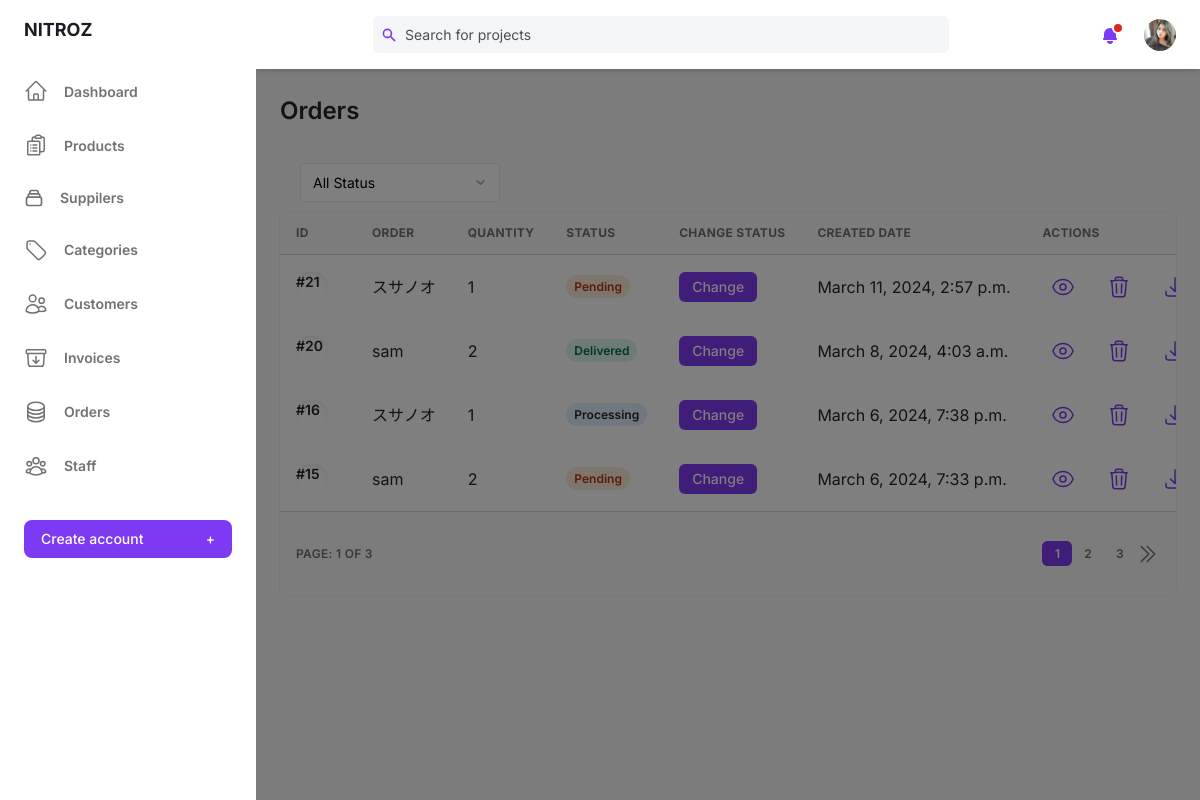
The app's page /super/order/ (signed in) with its own data.
### base/models.py (models this page shows, shortened)
class User(AbstractUser):
    birth = models.DateField(blank=True,null=True)
    gender = models.BooleanField(default=False)
    email = models.EmailField(unique=True)
    phone = models.CharField(max_length=10,blank=True,null=True)
    avatar = models.ImageField(null=True,blank=True,upload_to='users/',default= 'users/avatar.svg')
    old_cart = models.CharField(max_length=200, blank=True, null=True)
    updated = models.DateTimeField(auto_now=True)
    created = models.DateTimeField(auto_now_add=True)
    USERNAME_FIELD = 'email'
    REQUIRED_FIELDS = []
    @property
    def ImageURL(self):
        try:
            url = self.avatar.url
        except:
            url = ''
        return url
    objects = CustomUserManager()

class Order(models.Model):
    user = models.ForeignKey(User,on_delete=models.DO_NOTHING)
    status = models.SmallIntegerField(default=1)
    updated = models.DateTimeField(auto_now=True)
    created = models.DateTimeField(auto_now_add=True)
    class Meta:
        ordering = ['-created']

class OrderItem(models.Model):
    order = models.ForeignKey(Order,on_delete=models.CASCADE)
    product = models.ForeignKey(Product, on_delete=models.DO_NOTHING)
    quantity = models.PositiveIntegerField(default=0, null=True, blank=True)
    updated = models.DateTimeField(auto_now=True)
    added = models.DateTimeField(auto_now_add=True)

### base/views.py (the view)
# urls.py: path('super/order/', views.orderAdmin, name="orderAdmin"),
@login_required(login_url='/super/login/')
def orderAdmin(request):
    pageView = 'read'
    if 'q' in request.GET:
        q = request.GET['q']
        mutiple_q = Q( Q(user__username__icontains=q) |
                       Q(user__first_name__icontains=q) |
                       Q(user__last_name__icontains=q))
        orders = Order.objects.filter(mutiple_q)
    else:
        orders = Order.objects.all()
    status_filter = request.GET.get('status')
    if status_filter:
        if status_filter == '0':
            return redirect('orderAdmin')
        else:
            orders = orders.filter(status=status_filter)
    page = Paginator(orders, 4)
    page_list = request.GET.get('page')
    page = page.get_page(page_list)
    context = {'orders':orders, 'page':page, 'pageView':pageView}
    return render(request, 'base/admin/order.html', context)

### base/context_processors.py (called while the page is built)
def cart(request):
    return {'cart': Cart(request)}

### base/templates/base/admin/order.html (shortened to what this page needs)
{% extends "admin/main.html" %}
{% block content %}
<main class="h-full pb-16 overflow-y-auto">
    <div class="container grid px-6 mx-auto">
    {% if pageView == 'read' %}
    <h2 class="my-6 text-2xl font-semibold text-gray-700 dark:text-gray-200">Orders</h2>
    {% endif %}
    <div style="margin: 10px 0; display: flex;">
        {% if pageView == 'read' %}
        <select style="width:200px; margin: 0 20px;" id="status-filter"
          class="block mt-1 text-sm dark:text-gray-300 dark:border-gray-600 dark:bg-gray-700 form-select focus:border-purple-400 focus:outline-none focus:shadow-outline-purple dark:focus:shadow-outline-gray">
          <option value="0" {% if request.GET.status == '0' %}selected{% endif %}>All Status</option>
        </select>
        {% else %}
        <button class="px-5 py-3 font-medium leading-5 text-white transition-colors duration-150 bg-purple-600 border border-transparent rounded-lg active:bg-purple-600 hover:bg-purple-700 focus:outline-none focus:shadow-outline-purple">
          <a href="{% url "orderAdmin" %}">Back to Orders</a>
        </button>
        {% endif %}
    </div>
    {% if pageView == 'read' %}
      <div class="w-full overflow-hidden rounded-lg shadow-xs">
        <div class="w-full overflow-x-auto">
            <table class="w-full whitespace-no-wrap">
                <thead>
                <tr class="text-xs font-semibold tracking-wide text-left text-gray-500 uppercase border-b dark:border-gray-700 bg-gray-50 dark:text-gray-400 dark:bg-gray-800">
                    <th class="px-4 py-3">ID</th>
                    <th class="px-4 py-3">Order</th>
                    <th class="px-4 py-3">Quantity</th>
                    <th class="px-4 py-3">Status</th>
                    <th class="px-4 py-3">Change Status</th>
                    <th class="px-4 py-3">Created Date</th>
                    <th class="px-4 py-3">Actions</th>
                </tr>
                </thead>
                {% for order in page.object_list %}
                <tbody class="bg-white divide-y dark:divide-gray-700 dark:bg-gray-800">
                <tr class="text-gray-700 dark:text-gray-400">
                    <td class="px-4 py-3">
                    <div class="flex items-center text-sm">
                        <div class="relative hidden w-8 h-8 mr-3 rounded-full md:block">
                        <div class="absolute inset-0 rounded-full shadow-inner" aria-hidden="true"></div>
                        <p class="font-semibold">#{{order.id}}</p>
                        </div>
                    </div>
                    </td>
                    <td class="px-4 py-3">{{order.user.username}}</td>
                    <td class="px-4 py-3">{{order.orderitem_set.all|length}}</td>
                    <td class="px-4 py-3 text-xs">
                        {% if order.status == 1 %}
                        <span class="px-2 py-1 font-semibold leading-tight text-orange-700 bg-orange-100 rounded-full dark:text-white dark:bg-orange-600">
                        Pending</span>
                        {% elif order.status == 2 %}
                        <span class="px-2 py-1 font-semibold leading-tight text-dark-700 bg-blue-100 rounded-full dark:bg-blue-700 dark:text-dark-100">
                            Processing</span>
                        </td>
                        {% elif order.status == 3 %}
                        <span class="px-2 py-1 font-semibold leading-tight text-gray-700 bg-gray-100 rounded-full dark:text-gray-100 dark:bg-gray-700">
                        Cancel</span>
                        {% elif order.status == 4 %}
                        <span class="px-2 py-1 font-semibold leading-tight text-green-700 bg-green-100 rounded-full dark:text-green-100 dark:bg-green-700">
                            Delivered</span>
                        {% endif %}
                    </td>
                    <td class="px-4 py-3">
                      {% if order.status == 1 or order.status == 2 %}
                      <button class="px-3 py-1 text-sm font-medium leading-5 text-white transition-colors duration-150 bg-purple-600 border border-transparent rounded-md active:bg-purple-600 hover:bg-purple-700 focus:outline-none focus:shadow-outline-purple">
                        <a href="{% url "updateOrderStatus" order.id %}">Change</a>
                      </button>
                      {% elif request.user.is_superuser %}
                      <button class="px-3 py-1 text-sm font-medium leading-5 text-white transition-colors duration-150 bg-purple-600 border border-transparent rounded-md active:bg-purple-600 hover:bg-purple-700 focus:outline-none focus:shadow-outline-purple">
                        <a href="{% url "updateOrderStatus" order.id %}">Change</a>
                      </button>
                      {% endif %}
                    </td>
                    <td class="px-4 py-3">{{order.created}}</td>
                    <td class="px-4 py-3">
                    <div class="flex items-center space-x-4 text-sm">
                        <button class="flex items-center justify-between px-2 py-2 text-sm font-medium leading-5 text-purple-600 rounded-lg dark:text-gray-400 focus:outline-none focus:shadow-outline-gray"
                        aria-label="Edit"><a href="{% url "orderDetail" order.id %}">
                            </a>
                        </button>
                        {% if request.user.is_superuser %}
                        <button class="flex items-center justify-between px-2 py-2 text-sm font-medium leading-5 text-purple-600 rounded-lg dark:text-gray-400 focus:outline-none focus:shadow-outline-gray"
                        aria-label="Delete"><a href="{% url "deleteOrder" order.id %}">
                          </a>
                        </button>
                        {% endif %}
                        <button class="flex items-center justify-between px-2 py-2 text-sm font-medium leading-5 text-purple-600 rounded-lg dark:text-gray-400 focus:outline-none focus:shadow-outline-gray"
                        aria-label="Edit"><a href="{% url "generateOrderPDF" order.id %}">
                          <svg xmlns="http://www.w3.org/2000/svg" fill="none" viewBox="0 0 24 24" stroke-width="1.5" stroke="currentColor" class="w-6 h-6">
                            <path stroke-linecap="round" stroke-linejoin="round" d="M3 16.5v2.25A2.25 2.25 0 0 0 5.25 21h13.5A2.25 2.25 0 0 0 21 18.75V16.5M16.5 12 12 16.5m0 0L7.5 12m4.5 4.5V3" />
                          </svg></a>
                        </button>
                    </div>
                    </td>
                </tr>
                </tbody>
                {% endfor %}
            </table>
        </div>
        <div
          class="grid px-4 py-3 text-xs font-semibold tracking-wide text-gray-500 uppercase border-t dark:border-gray-700 bg-gray-50 sm:grid-cols-9 dark:text-gray-400 dark:bg-gray-800"
        >
          <span class="flex items-center col-span-3">Page: {{page.number}} of {{page.paginator.num_pages}}</span>
          <span class="col-span-2"></span>
          <span class="flex col-span-4 mt-2 sm:mt-auto sm:justify-end">
            <nav aria-label="Table navigation">
              <ul class="inline-flex items-center">
                {% for num_page in page.paginator.page_range %}
                    {% if num_page == 1 or num_page == page.paginator.num_pages or num_page == page.number or num_page == page.number|add:"-1" or num_page == page.number|add:"-2" or num_page == page.number|add:"1" or num_page == page.number|add:"2" %}
                        {% if page.number == num_page %}
                        <li><a class="px-3 py-1 text-white transition-colors duration-150 bg-purple-600 border border-r-0 border-purple-600 rounded-md focus:outline-none focus:shadow-outline-purple"
                        href="{% url 'orderAdmin' %}?page={{num_page}}{% if request.GET.q %}&q={{ request.GET.q }}{% endif %}">{{num_page}}</a>
                        </li>
                        {% else %}
                        <li><a class="px-3 py-1 rounded-md focus:outline-none focus:shadow-outline-purple"
                        href="{% url 'orderAdmin' %}?page={{num_page}}{% if request.GET.q %}&q={{ request.GET.q }}{% endif %}">{{num_page}}</a>
                        </li>
                        {% endif %}
                    {% elif num_page == page.paginator.num_pages|add:"-1" or num_page == 2 %}
                        <li><span class="px-3 py-1">...</span></li>
                    {% endif %}
                {% endfor %}
                {% if page.has_next %}
                <li><a class="px-3 py-1 rounded-md rounded-r-lg focus:outline-none focus:shadow-outline-purple" aria-label="Next"
                href="{% url 'orderAdmin' %}?page={{ page.next_page_number }}{% if request.GET.q %}&q={{ request.GET.q }}{% endif %}">
                  <svg xmlns="http://www.w3.org/2000/svg" fill="none" viewBox="0 0 24 24" stroke-width="1.5" stroke="currentColor" class="w-6 h-6">
                    <path stroke-linecap="round" stroke-linejoin="round" d="m5.25 4.5 7.5 7.5-7.5 7.5m6-15 7.5 7.5-7.5 7.5" />
                  </svg>
                </a>
                </li>
                {% endif %}
              </ul>
            </nav>
          </span>
        </div>
      </div>
    {% endif %}
    </div>
</main>
{% endblock content %}

### templates/admin/nav.html (shortened to what this page needs)
{% load static %}
<header class="z-10 py-4 bg-white shadow-md dark:bg-gray-800">
  <div class="container flex items-center justify-between h-full px-6 mx-auto text-purple-600 dark:text-purple-300">
    <div class="flex justify-center flex-1 lg:mr-32" style="margin-right:10px;">
      <div
        class="relative w-full max-w-xl mr-6 focus-within:text-purple-500"
      >
        <div class="absolute inset-y-0 flex items-center pl-2">
          <svg
            class="w-4 h-4"
            aria-hidden="true"
            fill="currentColor"
            viewBox="0 0 20 20"
          >
            <path
              fill-rule="evenodd"
              d="M8 4a4 4 0 100 8 4 4 0 000-8zM2 8a6 6 0 1110.89 3.476l4.817 4.817a1 1 0 01-1.414 1.414l-4.816-4.816A6 6 0 012 8z"
              clip-rule="evenodd"
            ></path>
          </svg>
        </div>
        <form>
        <input
          class="w-full pl-8 pr-2 text-sm text-gray-700 placeholder-gray-600 bg-gray-100 border-0 rounded-md dark:placeholder-gray-500 dark:focus:shadow-outline-gray dark:focus:placeholder-gray-600 dark:bg-gray-700 dark:text-gray-200 focus:placeholder-gray-500 focus:bg-white focus:border-purple-300 focus:outline-none focus:shadow-outline-purple form-input"
          type="text"
          placeholder="Search for projects"
          aria-label="Search"
          name = "q"
        /></form>
      </div>
    </div>
    <ul class="flex items-center flex-shrink-0 space-x-6">
      <li class="relative">
        <button
          class="relative align-middle rounded-md focus:outline-none focus:shadow-outline-purple"
          @click="toggleNotificationsMenu"
          @keydown.escape="closeNotificationsMenu"
          aria-label="Notifications"
          aria-haspopup="true"
        >
          <svg
            class="w-5 h-5"
            aria-hidden="true"
            fill="currentColor"
            viewBox="0 0 20 20"
          >
            <path
              d="M10 2a6 6 0 00-6 6v3.586l-.707.707A1 1 0 004 14h12a1 1 0 00.707-1.707L16 11.586V8a6 6 0 00-6-6zM10 18a3 3 0 01-3-3h6a3 3 0 01-3 3z"
            ></path>
          </svg>
          <span
            aria-hidden="true"
            class="absolute top-0 right-0 inline-block w-3 h-3 transform translate-x-1 -translate-y-1 bg-red-600 border-2 border-white rounded-full dark:border-gray-800"
          ></span>
        </button>
      </li>
      <li class="relative">
        <button
          class="align-middle rounded-full focus:shadow-outline-purple focus:outline-none"
          @click="toggleProfileMenu"
          @keydown.escape="closeProfileMenu"
          aria-label="Account"
          aria-haspopup="true"
        >
          {% if request.user.is_authenticated %}
          <img
            class="object-cover w-8 h-8 rounded-full"
            src="{{request.user.ImageURL}}"
            alt=""
            aria-hidden="true"
          />
          {% endif %}
        </button>
      </li>
    </ul>
  </div>
</header>

### records on screen
User: user.ImageURL (picture)
Order: id "21", user.username "スサノオ", orderitem_set.all|length "1", status "Pending", created "March 11, 2024, 2:57 p.m."
Order: id "20", user.username "sam", orderitem_set.all|length "2", status "Delivered", created "March 8, 2024, 4:03 a.m."
Order: id "16", user.username "スサノオ", orderitem_set.all|length "1", status "Processing", created "March 6, 2024, 7:38 p.m."
Order: id "15", user.username "sam", orderitem_set.all|length "2", status "Pending", created "March 6, 2024, 7:33 p.m."

### other values on screen
{{ page.number }} "1"
{{ page.paginator.num_pages }} "3"
{{ num_page }} "1"
{{ num_page }} "2" "3"
